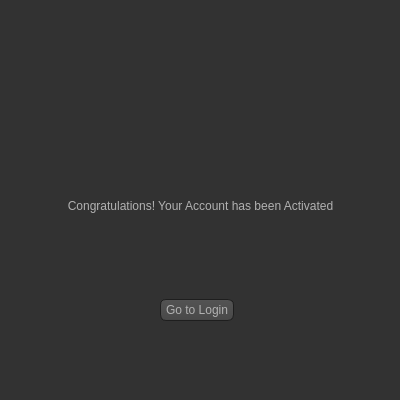
<?xml version="1.0" encoding="UTF-8"?>
<ui version="4.0">
 <class>Form</class>
 <widget class="QWidget" name="Form">
  <property name="geometry">
   <rect>
    <x>0</x>
    <y>0</y>
    <width>400</width>
    <height>400</height>
   </rect>
  </property>
  <property name="sizePolicy">
   <sizepolicy hsizetype="Fixed" vsizetype="Fixed">
    <horstretch>0</horstretch>
    <verstretch>0</verstretch>
   </sizepolicy>
  </property>
  <property name="minimumSize">
   <size>
    <width>400</width>
    <height>400</height>
   </size>
  </property>
  <property name="maximumSize">
   <size>
    <width>400</width>
    <height>400</height>
   </size>
  </property>
  <property name="windowTitle">
   <string>Form</string>
  </property>
  <property name="styleSheet">
   <string notr="true">QToolTip
{
     border: 1px solid black;
     background-color: #ffa02f;
     padding: 1px;
     border-radius: 3px;
     opacity: 100;
}

QWidget
{
    color: #b1b1b1;
    background-color: #323232;
}

QTreeView, QListView
{
    background-color: silver;
    margin-left: 5px;
}

QWidget:item:hover
{
    background-color: QLinearGradient( x1: 0, y1: 0, x2: 0, y2: 1, stop: 0 #ffa02f, stop: 1 #ca0619);
    color: #000000;
}

QWidget:item:selected
{
    background-color: QLinearGradient( x1: 0, y1: 0, x2: 0, y2: 1, stop: 0 #ffa02f, stop: 1 #d7801a);
}

QMenuBar::item
{
    background: transparent;
}

QMenuBar::item:selected
{
    background: transparent;
    border: 1px solid #ffaa00;
}

QMenuBar::item:pressed
{
    background: #444;
    border: 1px solid #000;
    background-color: QLinearGradient(
        x1:0, y1:0,
        x2:0, y2:1,
        stop:1 #212121,
        stop:0.4 #343434/*,
        stop:0.2 #343434,
        stop:0.1 #ffaa00*/
    );
    margin-bottom:-1px;
    padding-bottom:1px;
}

QMenu
{
    border: 1px solid #000;
}

QMenu::item
{
    padding: 2px 20px 2px 20px;
}

QMenu::item:selected
{
    color: #000000;
}

QWidget:disabled
{
    color: #808080;
    background-color: #323232;
}

QAbstractItemView
{
    background-color: QLinearGradient( x1: 0, y1: 0, x2: 0, y2: 1, stop: 0 #4d4d4d, stop: 0.1 #646464, stop: 1 #5d5d5d);
}

QWidget:focus
{
    /*border: 1px solid darkgray;*/
}

QLineEdit
{
    background-color: QLinearGradient( x1: 0, y1: 0, x2: 0, y2: 1, stop: 0 #4d4d4d, stop: 0 #646464, stop: 1 #5d5d5d);
    padding: 1px;
    border-style: solid;
    border: 1px solid #1e1e1e;
    border-radius: 5;
}

QPushButton
{
    color: #b1b1b1;
    background-color: QLinearGradient( x1: 0, y1: 0, x2: 0, y2: 1, stop: 0 #565656, stop: 0.1 #525252, stop: 0.5 #4e4e4e, stop: 0.9 #4a4a4a, stop: 1 #464646);
    border-width: 1px;
    border-color: #1e1e1e;
    border-style: solid;
    border-radius: 6;
    padding: 3px;
    font-size: 12px;
    padding-left: 5px;
    padding-right: 5px;
    min-width: 40px;
}

QPushButton:pressed
{
    background-color: QLinearGradient( x1: 0, y1: 0, x2: 0, y2: 1, stop: 0 #2d2d2d, stop: 0.1 #2b2b2b, stop: 0.5 #292929, stop: 0.9 #282828, stop: 1 #252525);
}

QComboBox
{
    selection-background-color: #ffaa00;
    background-color: QLinearGradient( x1: 0, y1: 0, x2: 0, y2: 1, stop: 0 #565656, stop: 0.1 #525252, stop: 0.5 #4e4e4e, stop: 0.9 #4a4a4a, stop: 1 #464646);
    border-style: solid;
    border: 1px solid #1e1e1e;
    border-radius: 5;
}

QComboBox:hover,QPushButton:hover
{
    border: 2px solid QLinearGradient( x1: 0, y1: 0, x2: 0, y2: 1, stop: 0 #ffa02f, stop: 1 #d7801a);
}


QComboBox:on
{
    padding-top: 3px;
    padding-left: 4px;
    background-color: QLinearGradient( x1: 0, y1: 0, x2: 0, y2: 1, stop: 0 #2d2d2d, stop: 0.1 #2b2b2b, stop: 0.5 #292929, stop: 0.9 #282828, stop: 1 #252525);
    selection-background-color: #ffaa00;
}

QComboBox QAbstractItemView
{
    border: 2px solid darkgray;
    selection-background-color: QLinearGradient( x1: 0, y1: 0, x2: 0, y2: 1, stop: 0 #ffa02f, stop: 1 #d7801a);
}

QComboBox::drop-down
{
     subcontrol-origin: padding;
     subcontrol-position: top right;
     width: 15px;

     border-left-width: 0px;
     border-left-color: darkgray;
     border-left-style: solid; /* just a single line */
     border-top-right-radius: 3px; /* same radius as the QComboBox */
     border-bottom-right-radius: 3px;
 }

QComboBox::down-arrow
{
     image: url(:/dark_orange/img/down_arrow.png);
}

QGroupBox
{
    border: 1px solid darkgray;
    margin-top: 10px;
}

QGroupBox:focus
{
    border: 1px solid darkgray;
}

QTextEdit:focus
{
    border: 1px solid darkgray;
}

QScrollBar:horizontal {
     border: 1px solid #222222;
     background: QLinearGradient( x1: 0, y1: 0, x2: 0, y2: 1, stop: 0.0 #121212, stop: 0.2 #282828, stop: 1 #484848);
     height: 7px;
     margin: 0px 16px 0 16px;
}

QScrollBar::handle:horizontal
{
      background: QLinearGradient( x1: 0, y1: 0, x2: 1, y2: 0, stop: 0 #ffa02f, stop: 0.5 #d7801a, stop: 1 #ffa02f);
      min-height: 20px;
      border-radius: 2px;
}

QScrollBar::add-line:horizontal {
      border: 1px solid #1b1b19;
      border-radius: 2px;
      background: QLinearGradient( x1: 0, y1: 0, x2: 1, y2: 0, stop: 0 #ffa02f, stop: 1 #d7801a);
      width: 14px;
      subcontrol-position: right;
      subcontrol-origin: margin;
}

QScrollBar::sub-line:horizontal {
      border: 1px solid #1b1b19;
      border-radius: 2px;
      background: QLinearGradient( x1: 0, y1: 0, x2: 1, y2: 0, stop: 0 #ffa02f, stop: 1 #d7801a);
      width: 14px;
     subcontrol-position: left;
     subcontrol-origin: margin;
}

QScrollBar::right-arrow:horizontal, QScrollBar::left-arrow:horizontal
{
      border: 1px solid black;
      width: 1px;
      height: 1px;
      background: white;
}

QScrollBar::add-page:horizontal, QScrollBar::sub-page:horizontal
{
      background: none;
}

QScrollBar:vertical
{
      background: QLinearGradient( x1: 0, y1: 0, x2: 1, y2: 0, stop: 0.0 #121212, stop: 0.2 #282828, stop: 1 #484848);
      width: 7px;
      margin: 16px 0 16px 0;
      border: 1px solid #222222;
}

QScrollBar::handle:vertical
{
      background: QLinearGradient( x1: 0, y1: 0, x2: 0, y2: 1, stop: 0 #ffa02f, stop: 0.5 #d7801a, stop: 1 #ffa02f);
      min-height: 20px;
      border-radius: 2px;
}

QScrollBar::add-line:vertical
{
      border: 1px solid #1b1b19;
      border-radius: 2px;
      background: QLinearGradient( x1: 0, y1: 0, x2: 0, y2: 1, stop: 0 #ffa02f, stop: 1 #d7801a);
      height: 14px;
      subcontrol-position: bottom;
      subcontrol-origin: margin;
}

QScrollBar::sub-line:vertical
{
      border: 1px solid #1b1b19;
      border-radius: 2px;
      background: QLinearGradient( x1: 0, y1: 0, x2: 0, y2: 1, stop: 0 #d7801a, stop: 1 #ffa02f);
      height: 14px;
      subcontrol-position: top;
      subcontrol-origin: margin;
}

QScrollBar::up-arrow:vertical, QScrollBar::down-arrow:vertical
{
      border: 1px solid black;
      width: 1px;
      height: 1px;
      background: white;
}


QScrollBar::add-page:vertical, QScrollBar::sub-page:vertical
{
      background: none;
}

QTextEdit
{
    background-color: #242424;
}

QPlainTextEdit
{
    background-color: #242424;
}

QHeaderView::section
{
    background-color: QLinearGradient(x1:0, y1:0, x2:0, y2:1, stop:0 #616161, stop: 0.5 #505050, stop: 0.6 #434343, stop:1 #656565);
    color: white;
    padding-left: 4px;
    border: 1px solid #6c6c6c;
}

QCheckBox:disabled
{
color: #414141;
}

QDockWidget::title
{
    text-align: center;
    spacing: 3px; /* spacing between items in the tool bar */
    background-color: QLinearGradient(x1:0, y1:0, x2:0, y2:1, stop:0 #323232, stop: 0.5 #242424, stop:1 #323232);
}

QDockWidget::close-button, QDockWidget::float-button
{
    text-align: center;
    spacing: 1px; /* spacing between items in the tool bar */
    background-color: QLinearGradient(x1:0, y1:0, x2:0, y2:1, stop:0 #323232, stop: 0.5 #242424, stop:1 #323232);
}

QDockWidget::close-button:hover, QDockWidget::float-button:hover
{
    background: #242424;
}

QDockWidget::close-button:pressed, QDockWidget::float-button:pressed
{
    padding: 1px -1px -1px 1px;
}

QMainWindow::separator
{
    background-color: QLinearGradient(x1:0, y1:0, x2:0, y2:1, stop:0 #161616, stop: 0.5 #151515, stop: 0.6 #212121, stop:1 #343434);
    color: white;
    padding-left: 4px;
    border: 1px solid #4c4c4c;
    spacing: 3px; /* spacing between items in the tool bar */
}

QMainWindow::separator:hover
{

    background-color: QLinearGradient(x1:0, y1:0, x2:0, y2:1, stop:0 #d7801a, stop:0.5 #b56c17 stop:1 #ffa02f);
    color: white;
    padding-left: 4px;
    border: 1px solid #6c6c6c;
    spacing: 3px; /* spacing between items in the tool bar */
}

QToolBar::handle
{
     spacing: 3px; /* spacing between items in the tool bar */
     background: url(:/dark_orange/img/handle.png);
}

QMenu::separator
{
    height: 2px;
    background-color: QLinearGradient(x1:0, y1:0, x2:0, y2:1, stop:0 #161616, stop: 0.5 #151515, stop: 0.6 #212121, stop:1 #343434);
    color: white;
    padding-left: 4px;
    margin-left: 10px;
    margin-right: 5px;
}

QProgressBar
{
    border: 2px solid grey;
    border-radius: 5px;
    text-align: center;
}

QProgressBar::chunk
{
    background-color: #d7801a;
    width: 2.15px;
    margin: 0.5px;
}

QTabBar::tab {
    color: #b1b1b1;
    border: 1px solid #444;
    border-bottom-style: none;
    background-color: #323232;
    padding-left: 10px;
    padding-right: 10px;
    padding-top: 3px;
    padding-bottom: 2px;
    margin-right: -1px;
}

QTabWidget::pane {
    border: 1px solid #444;
    top: 1px;
}

QTabBar::tab:last
{
    margin-right: 0; /* the last selected tab has nothing to overlap with on the right */
    border-top-right-radius: 3px;
}

QTabBar::tab:first:!selected
{
 margin-left: 0px; /* the last selected tab has nothing to overlap with on the right */


    border-top-left-radius: 3px;
}

QTabBar::tab:!selected
{
    color: #b1b1b1;
    border-bottom-style: solid;
    margin-top: 3px;
    background-color: QLinearGradient(x1:0, y1:0, x2:0, y2:1, stop:1 #212121, stop:.4 #343434);
}

QTabBar::tab:selected
{
    border-top-left-radius: 3px;
    border-top-right-radius: 3px;
    margin-bottom: 0px;
}

QTabBar::tab:!selected:hover
{
    /*border-top: 2px solid #ffaa00;
    padding-bottom: 3px;*/
    border-top-left-radius: 3px;
    border-top-right-radius: 3px;
    background-color: QLinearGradient(x1:0, y1:0, x2:0, y2:1, stop:1 #212121, stop:0.4 #343434, stop:0.2 #343434, stop:0.1 #ffaa00);
}

QRadioButton::indicator:checked, QRadioButton::indicator:unchecked{
    color: #b1b1b1;
    background-color: #323232;
    border: 1px solid #b1b1b1;
    border-radius: 6px;
}

QRadioButton::indicator:checked
{
    background-color: qradialgradient(
        cx: 0.5, cy: 0.5,
        fx: 0.5, fy: 0.5,
        radius: 1.0,
        stop: 0.25 #ffaa00,
        stop: 0.3 #323232
    );
}

QCheckBox::indicator{
    color: #b1b1b1;
    background-color: #323232;
    border: 1px solid #b1b1b1;
    width: 9px;
    height: 9px;
}

QRadioButton::indicator
{
    border-radius: 6px;
}

QRadioButton::indicator:hover, QCheckBox::indicator:hover
{
    border: 1px solid #ffaa00;
}

QCheckBox::indicator:checked
{
    image:url(:/dark_orange/img/checkbox.png);
}

QCheckBox::indicator:disabled, QRadioButton::indicator:disabled
{
    border: 1px solid #444;
}


QSlider::groove:horizontal {
    border: 1px solid #3A3939;
    height: 8px;
    background: #201F1F;
    margin: 2px 0;
    border-radius: 2px;
}

QSlider::handle:horizontal {
    background: QLinearGradient( x1: 0, y1: 0, x2: 0, y2: 1,
      stop: 0.0 silver, stop: 0.2 #a8a8a8, stop: 1 #727272);
    border: 1px solid #3A3939;
    width: 14px;
    height: 14px;
    margin: -4px 0;
    border-radius: 2px;
}

QSlider::groove:vertical {
    border: 1px solid #3A3939;
    width: 8px;
    background: #201F1F;
    margin: 0 0px;
    border-radius: 2px;
}

QSlider::handle:vertical {
    background: QLinearGradient( x1: 0, y1: 0, x2: 0, y2: 1, stop: 0.0 silver,
      stop: 0.2 #a8a8a8, stop: 1 #727272);
    border: 1px solid #3A3939;
    width: 14px;
    height: 14px;
    margin: 0 -4px;
    border-radius: 2px;
}

QAbstractSpinBox {
    padding-top: 2px;
    padding-bottom: 2px;
    border: 1px solid darkgray;

    border-radius: 2px;
    min-width: 50px;
}
</string>
  </property>
  <widget class="QWidget" name="verticalLayoutWidget">
   <property name="geometry">
    <rect>
     <x>10</x>
     <y>160</y>
     <width>381</width>
     <height>91</height>
    </rect>
   </property>
   <layout class="QVBoxLayout" name="verticalLayout">
    <item>
     <widget class="QLabel" name="label">
      <property name="text">
       <string>Congratulations! Your Account has been Activated</string>
      </property>
      <property name="alignment">
       <set>Qt::AlignCenter</set>
      </property>
     </widget>
    </item>
   </layout>
  </widget>
  <widget class="QWidget" name="verticalLayoutWidget_2">
   <property name="geometry">
    <rect>
     <x>170</x>
     <y>50</y>
     <width>52</width>
     <height>51</height>
    </rect>
   </property>
   <layout class="QVBoxLayout" name="verticalLayout_2">
    <item>
     <widget class="QLabel" name="label_2">
      <property name="text">
       <string/>
      </property>
      <property name="pixmap">
       <pixmap>PIX/greentick2.png</pixmap>
      </property>
     </widget>
    </item>
   </layout>
  </widget>
  <widget class="QWidget" name="verticalLayoutWidget_3">
   <property name="geometry">
    <rect>
     <x>160</x>
     <y>290</y>
     <width>81</width>
     <height>41</height>
    </rect>
   </property>
   <layout class="QVBoxLayout" name="verticalLayout_3">
    <item>
     <widget class="QPushButton" name="go2Login">
      <property name="sizePolicy">
       <sizepolicy hsizetype="Maximum" vsizetype="Maximum">
        <horstretch>0</horstretch>
        <verstretch>0</verstretch>
       </sizepolicy>
      </property>
      <property name="text">
       <string>Go to Login</string>
      </property>
     </widget>
    </item>
   </layout>
  </widget>
 </widget>
 <resources/>
 <connections/>
</ui>
